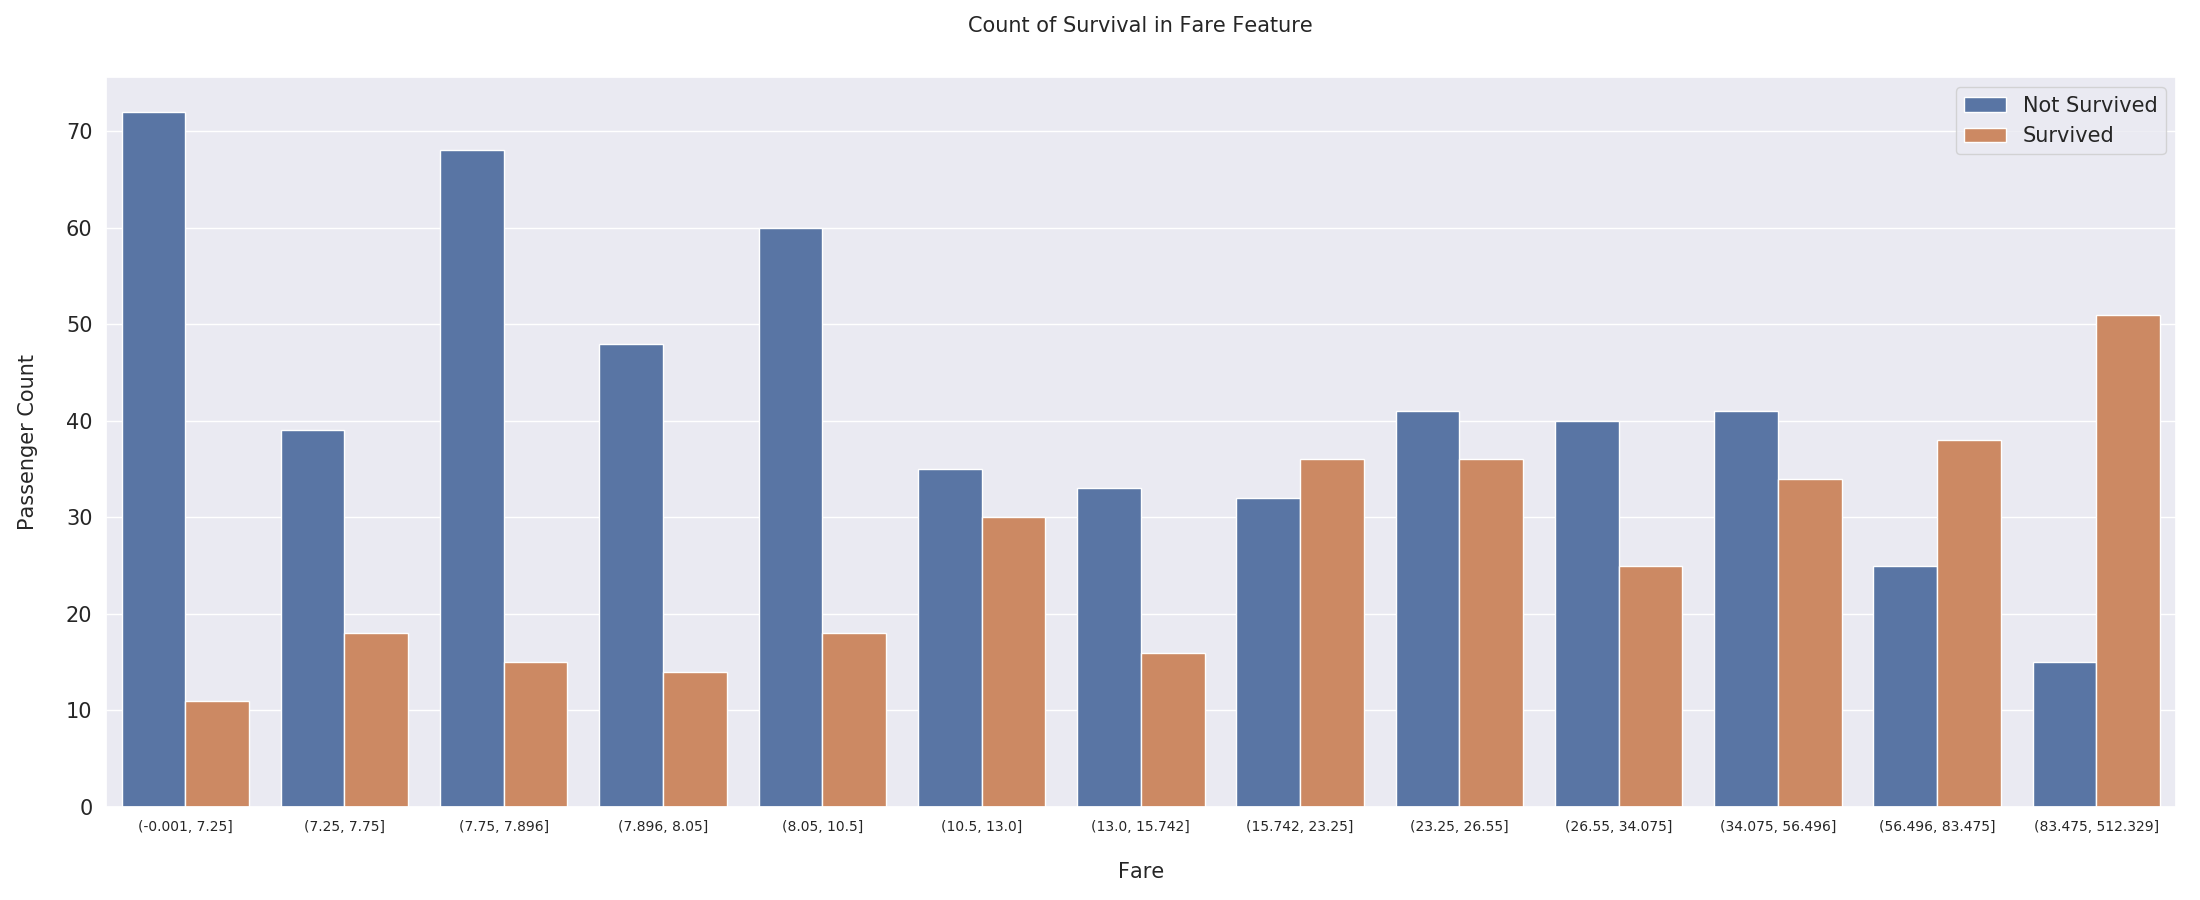

Python code for this plot:
import numpy as np
import pandas as pd
import matplotlib.pyplot as plt
import seaborn as sns
sns.set(style="darkgrid")

def concat_df(train_data, test_data):
    return pd.concat([train_data, test_data], sort=True).reset_index(drop=True)

df_train = pd.read_csv('https://storage.googleapis.com/dqlab-dataset/challenge/feature-engineering/titanic_train.csv')
df_test = pd.read_csv('https://storage.googleapis.com/dqlab-dataset/challenge/feature-engineering/titanic_test.csv')
df_all = concat_df(df_train, df_test)
df_train.name = 'Training Set'
df_test.name = 'Test Set'
df_all.name = 'All Set'
dfs = [df_train, df_test]

age_by_pclass_sex = df_all.groupby(['Sex', 'Pclass']).median()['Age']
df_all['Age'] = df_all.groupby(['Sex', 'Pclass'])['Age'].apply(lambda x: x.fillna(x.median()))
df_all['Embarked'] = df_all['Embarked'].fillna('S')
med_fare = df_all.groupby(['Pclass', 'Parch', 'SibSp']).Fare.median()[3][0][0]
df_all['Fare'] = df_all['Fare'].fillna(med_fare)

# Ketikkan kode yang dicontohkan di sini
df_all['Fare'] = pd.qcut(df_all['Fare'], 13)

fig, axs = plt.subplots(figsize=(22, 9))
sns.countplot(x='Fare', hue='Survived', data=df_all)

plt.xlabel('Fare', size=15, labelpad=20)
plt.ylabel('Passenger Count',size=15, labelpad=20)
plt.tick_params(axis='x', labelsize=10)
plt.tick_params(axis='y', labelsize=15)

plt.legend(['Not Survived', 'Survived'], loc='upper right', prop={'size':15})
plt.title('Count of Survival in {} Feature'.format('Fare'), size=15, y=1.05)
plt.tight_layout()
plt.show()
